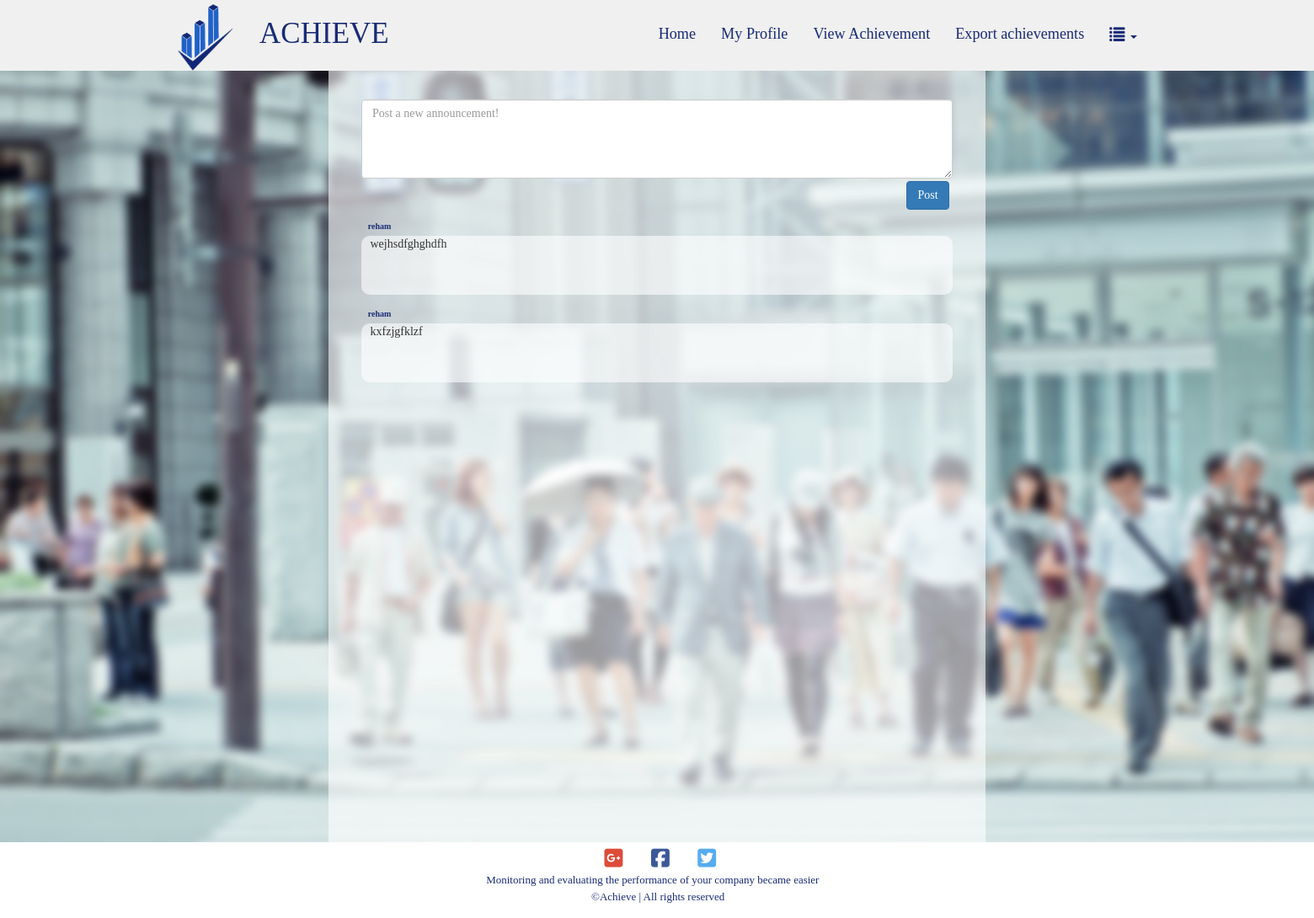
Before: /Home.php with the older database file.
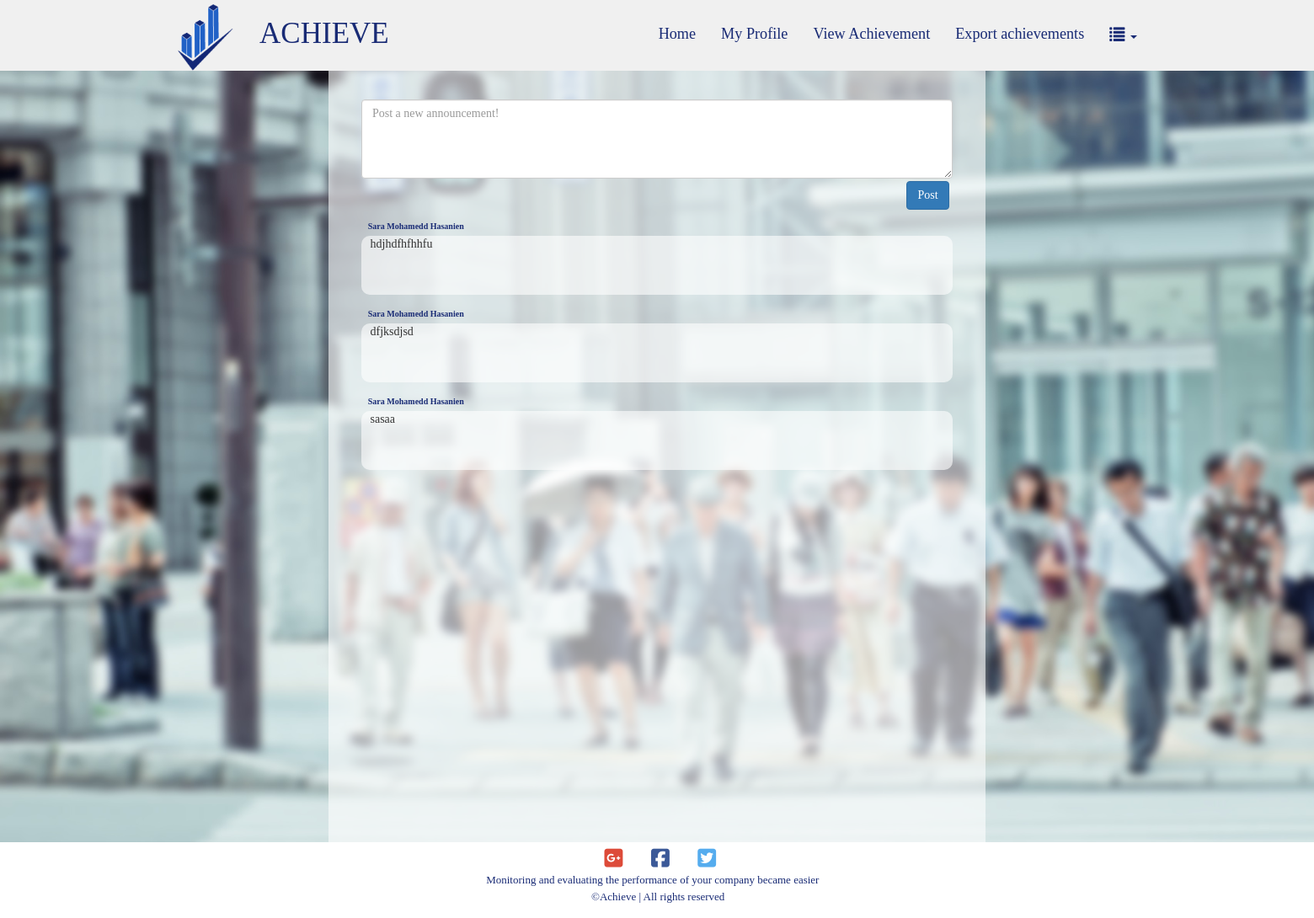
After: the same page with the newer database file.
### tables this page shows
CREATE TABLE `post` (
  `PID` int(10) NOT NULL,
  `Text` text NOT NULL,
  `MID` int(10) NOT NULL
);

CREATE TABLE `manager` (
  `MID` int(10) NOT NULL,
  `firstname` varchar(20) NOT NULL,
  `country` varchar(20) NOT NULL,
  `password` varchar(20) NOT NULL,
  `DNO` int(20) NOT NULL,
  `email` varchar(50) NOT NULL,
  `type` int(11) DEFAULT NULL,
  `Mjobtitle` varchar(100) DEFAULT NULL,
  `Mimg` longblob,
  `lastname` varchar(50) DEFAULT NULL,
  `gender` varchar(11) DEFAULT NULL,
  `certificate` varchar(200) DEFAULT NULL,
  `joinDate` date DEFAULT NULL,
  `username` varchar(50) DEFAULT NULL,
  `department` varchar(40) DEFAULT NULL
);

### Common.php (called while the page is built, shortened)
<?php
class Database
    {
        public static $connection;
        private function __construct()
        {
            $this->conn=new mysqli('localhost','root','','sw');
        }
            public static function Connect()
        {
            if(!isset(self::$connection))
            {
                self::$connection=new Database;
                return self::$connection;
            }
            else
            return self::$connection;
        }
    }
?>

### GetAllPosts.php (the view, shortened to what this page needs)
<?php
$db=Database::Connect();
$result=$db->conn->query("select p.Text, p.PID, p.MID,m.MID,m.firstname,m.lastname from post p,manager m where p.MID=m.MID order by PID DESC");
if ($result->num_rows>0)
{
    while ($row=$result->fetch_assoc())
    {
        echo '<div class="postowner">'.$row['firstname'].'&nbsp;'.$row['lastname']
        .'</div>';
        echo '<div class="onepost">&nbsp; &nbsp;'.$row['Text'].'</div><br>';
    }
}
?>

### Home.php (shortened to what this page needs)
<?php
require "Common.php";
?>
<!DOCTYPE html>
<html lang="en">
<head>
        <link rel="stylesheet" href="css/Home.css">
        <link rel="stylesheet" href="https://cdnjs.cloudflare.com/ajax/libs/font-awesome/4.7.0/css/font-awesome.min.css">
        <link rel="stylesheet" href="https://maxcdn.bootstrapcdn.com/bootstrap/3.3.7/css/bootstrap.min.css">
        <link rel="stylesheet" href="path/to/font-awesome/css/font-awesome.min.css">
    </head>
    <body>
<div class="example3">
  <nav class="navbar navbar-fixed-top">
    <div class="container">
      <div class="navbar-header">
        <a class="navbar-brand" href=""><img src="images/rsz_achive.png"/>
        </a>
        <div class="navbar-text">ACHIEVE</div>
      </div>
      <div id="navbar3" class="navbar-collapse collapse">
        <ul class="nav navbar-nav navbar-right">
          <li ><a href="Home.php">Home</a></li>
            <li><a href="ProfileFront.php">My Profile</a></li>
              <li ><a href="viewAchievement.php">View Achievement</a></li>
          <li><a href="ExportAch.php">Export achievements</a></li>
          <li class="dropdown">
            <a href="#" class="dropdown-toggle" data-toggle="dropdown" role="button" aria-expanded="false"><span class="glyphicon glyphicon-list" aria-hidden="true"></span> <span class="caret"></span></a>
          </li>
        </ul>
      </div>
    </div>
  </nav>
</div>
<div class="PostsArea">
       <?php
    if (empty($_SESSION['user2']))
    echo'<form action="addpost.php" method="post" class="form-group">
  <textarea class="form-control" rows="4" name="newwpost" id="newpost" placeholder="Post a new announcement!"></textarea>
           <button type="submit" class="newpostbtn btn btn-primary ">Post</button>
      </form>';
       ?>
        <br><br>
    <?php
        require("GetAllPosts.php");
    ?>
        </div>
<div class="firstsec">
<i class="fa fa-google-plus-square" style="font-size:25px"></i>
<i class="fa fa-facebook-square" style="font-size:25px"></i>
<i class="fa fa-twitter-square" style="font-size:25px"></i>
<p class="footText1">Monitoring and evaluating the performance of your company became easier<br></p>
<p class="footText2">&copy;Achieve | All rights reserved</p>
</div>
    </body>
</html>

### CSS/Home.css (style rules this page uses)
* { margin: 0; padding: 0; font-family:Tahoma; }
body { overflow-x:hidden; background-image:url("y.jpg"); -webkit-background-size: cover; -moz-background-size: cover; -o-background-size: cover; background-size: cover; }
.navbar { background:#f0f0f0!important; display: block; }
.navbar-brand { //padding: 0px; }
.navbar-brand>img { height: 150%; margin-top: -15% }
.nav >li>a { color:#192b75!important; }
.navbar-text { margin-left: -5%; margin-top: 5%; color:#192b75!important; font-size: 250%; font-weight: 300; }
.example3 .navbar-brand { height: 82.5px; }
.example3 .nav >li >a { padding-top: 30px; padding-bottom: 30px; font-size: 130%; }
.PostsArea { width:50%; margin:auto; height:100%; min-height: 1000px; background-color: rgba(255,255,255,0.6); position: relative; top: 82.5px; }
.form-control { width:90%!important; margin: auto; max-width: 90%; position: relative; top:35px; }
.btn-primary { position: relative; top:38px; left:88%; }
.onepost { width: 90%; background-color:rgba(255,255,255,0.6) ; margin: auto; height: 70px; border-radius: 10px; }
.postowner { font-size: 10px; font-weight: bold; position: relative; left: 6%; top:-4px; color: #192b75; }
.firstsec { background: rgba(255,255,255,1); // background:#f0f0f0!important; width:100%; height:90px; bottom: 0; left: 0; right: 0; }
.footText1 { color: #192b75; font-size: 13px; display: block; position: relative; left: 37%; top: 9px; }
.footText2 { margin: auto; color: #192b75; font-size: 13px; display: block; position: relative; left: 45%; }
.fa { position: relative; left:46%; right: 50%; top:7px; margin-right: 30px; }
.fa-facebook-square { color: #3b5998; }
.fa-google-plus-square { color: #dd4b39; }
.fa-twitter-square { color:#55acee }
.container { padding-top:-10px }

Changed rows visible on the page:
removed post: MID.firstname "reham", Text "wejhsdfghghdfh"
removed post: MID.firstname "reham", Text "kxfzjgfklzf"
added post: MID.firstname "Sara Mohamedd", MID.lastname "Hasanien", Text "hdjhdfhfhhfu"
added post: MID.firstname "Sara Mohamedd", MID.lastname "Hasanien", Text "dfjksdjsd"
added post: MID.firstname "Sara Mohamedd", MID.lastname "Hasanien", Text "sasaa"
